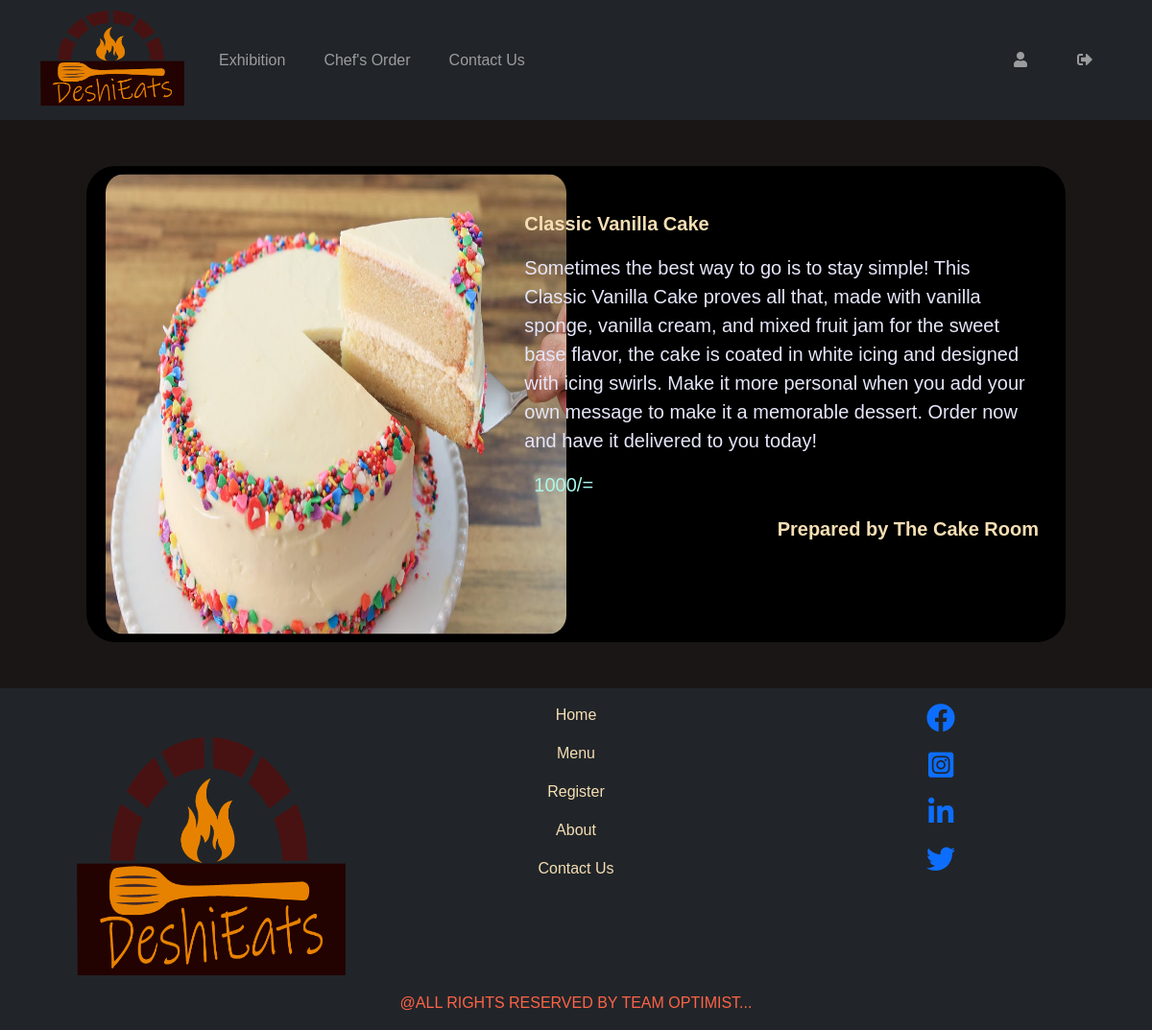
Screenshot of /ProductPage.php?ProductID=1 (signed in) with the database file from the repository.
### tables this page shows
CREATE TABLE `item` (
  `ItemID` int(11) NOT NULL,
  `ItemName` varchar(20) NOT NULL,
  `ShortDescription` varchar(150) NOT NULL,
  `Description` varchar(455) NOT NULL,
  `Price` double NOT NULL,
  `Quantity` int(11) NOT NULL,
  `OwnerID` int(11) NOT NULL,
  `ItemImage` varchar(100) NOT NULL,
  `OrderCount` int(11) NOT NULL DEFAULT 0
);

CREATE TABLE `chef` (
  `ChefID` int(11) NOT NULL,
  `ChefName` varchar(50) NOT NULL,
  `ChefEmail` varchar(50) NOT NULL,
  `ChefPassword` varchar(50) NOT NULL,
  `ChefContactNumber` int(15) NOT NULL,
  `ChefDescription` varchar(100) NOT NULL,
  `ChefAddress` varchar(50) NOT NULL,
  `ChefArea` varchar(50) NOT NULL,
  `ChefImage` varchar(50) NOT NULL,
  `Status` varchar(30) NOT NULL DEFAULT 'Active'
);

### ProductPage.php (the view, shortened to what this page needs)
<?php
include("connect.php");
      ?>
  <?php
  $sql= "SELECT * FROM item WHERE ItemID=".$_GET["ProductID"];
  $result = mysqli_query($link,$sql);
  $row = mysqli_fetch_assoc($result);
  $sqlOwner = "SELECT * FROM chef WHERE ChefID=".$row["OwnerID"];
  $resultOwner = mysqli_query($link,$sqlOwner);
  $rowOwner = mysqli_fetch_assoc($resultOwner);
?>
<!DOCTYPE html>
<html>
    <head>
        <link href="https://cdn.jsdelivr.net/npm/bootstrap@5.1.3/dist/css/bootstrap.min.css" rel="stylesheet">
        <link href="https://cdnjs.cloudflare.com/ajax/libs/font-awesome/5.15.4/css/all.min.css" rel="stylesheet">
        <link type="text/css" rel="stylesheet" href="css/DeStylesheet.css"/>
    </head>
    <body>
    <?php
      include "header.php" ;
    ?>
            <div class="container">
                <div class="row m-5 simbg p-2">
                    <div class="col-lg-5 .col-md-5 .col-sm-5 .col-xs-12 productimg">
                        <img src="<?php echo $row["ItemImage"] ?>">
                    </div>
                    <div class="col-lg-7 .col-md-7 .col-sm-7 .col-sm-12">
                        <div class="m-2 pt-4">
                            <p class="itemheading allpwrite"><?php echo $row["ItemName"] ?></p>
                            <p class="itemdes allpwrite"><?php echo $row["Description"] ?></p>
                            <p class="addalliconsp allpwrite"><?php echo $row["Price"] ?>/=</p>
                            <a href="CustomerChefView.php?chefID=<?php echo $row["OwnerID"]?>" style="text-decoration: none;">
                            <p class="prepared allpwrite">Prepared by <?php  echo $rowOwner["ChefName"]?></p>
                            </a>
                        </div>
                    </div>
                </div>
            </div>
            <?php
              include "footer.php" ;
            ?>
    </body>
</html>

### css/DeStylesheet.css (style rules this page uses)
* { padding: 0; margin: 0; text-decoration: none; list-style: none; box-sizing: border-box; }
body { background-color: #1b1616; font-family: "Franklin Gothic Medium", "Arial Narrow", Arial, sans-serif; }
.itemheading { font-size: 100%; font-weight: bold; padding-top: 5px; padding-left: 10px; color: wheat; }
.itemdes { font-size: 15px; padding-right: 10px; padding-left: 10px; color: lavender; }
.addalliconsp { padding-left: 20px; padding-right: 20px; font-size: 15px; color: rgb(167, 248, 235); }
.productimg img { height: 480px; width: 480px; border-radius: 20px; }
.prepared { text-align: right; font-weight: bold; color: wheat; }
.allpwrite { font-size: 20px; }
.simbg { background-color: black; border-radius: 30px; }

### rows the page displays
item: ItemImage (picture), ItemName "Classic Vanilla Cake", Description "Sometimes the best way to go is to stay simple! This Classic Vanilla Cake proves all that, made with vanilla sponge, vanilla cream, and mixed fruit jam for the sweet base flavor, the cake is coated in white icing and designed with icing swirls. Make it more personal when you add your own message to make it a memorable dessert. Order now and have it delivered to you today!", Price "1000"
chef: ChefName "The Cake Room"
